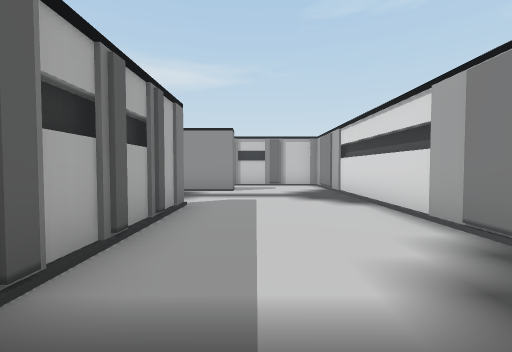
view 1 (above)

22 first-person views from a walk through a Unity game level. The camera is 1.5 m above the floor, tilts 2° down and sees 90° across. The floor is counted in squares, 2 m on a side. Each view is taken from the middle of a square. On the plan, view 1 faces up. The plan holds only what a view shows up to about 9 squares ahead; the rest is blank. The place goes on beyond the plan. The player character is not drawn.

view 2
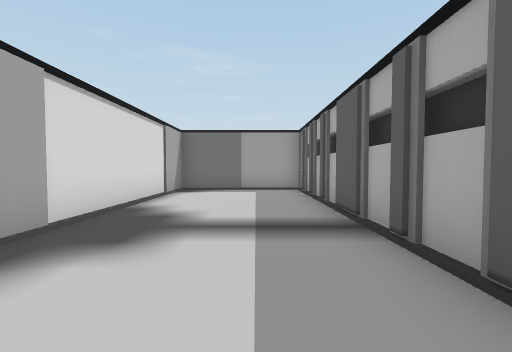

view 3
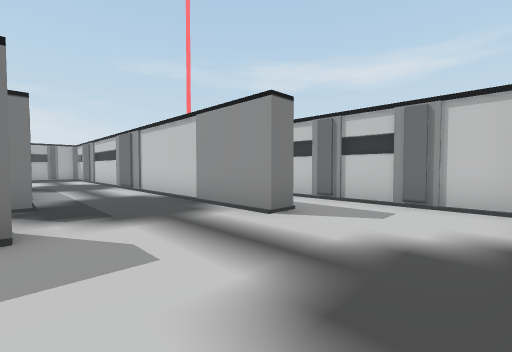

view 4
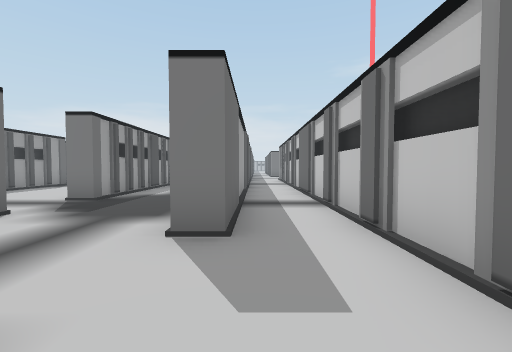

view 5
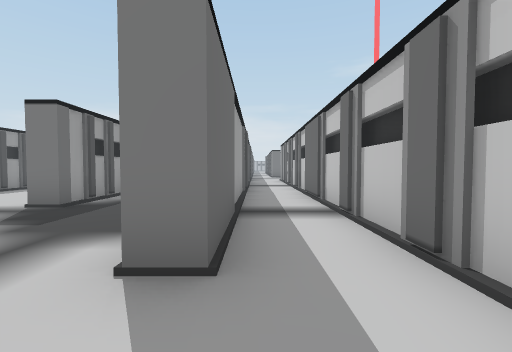

view 6
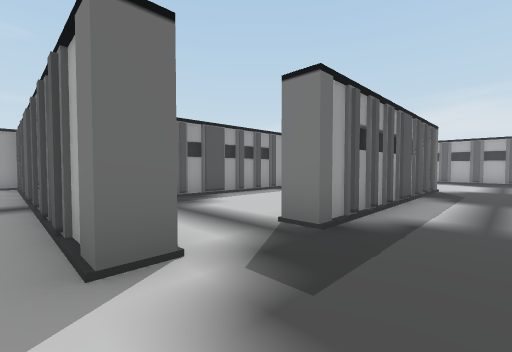

view 7
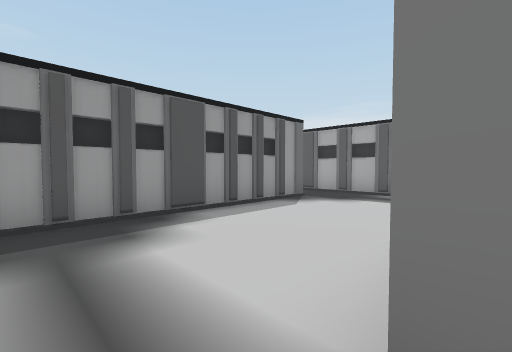

view 8
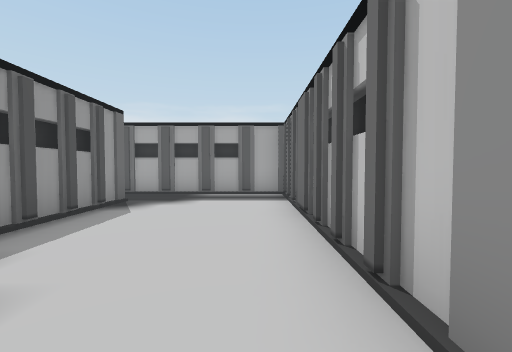

view 9
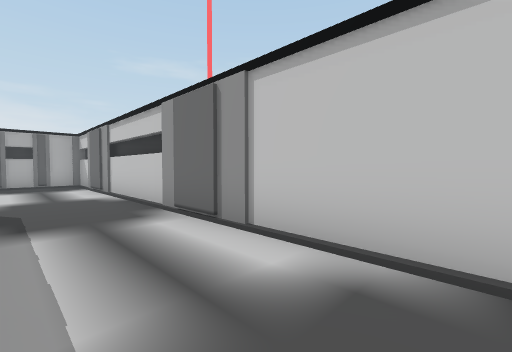

view 10
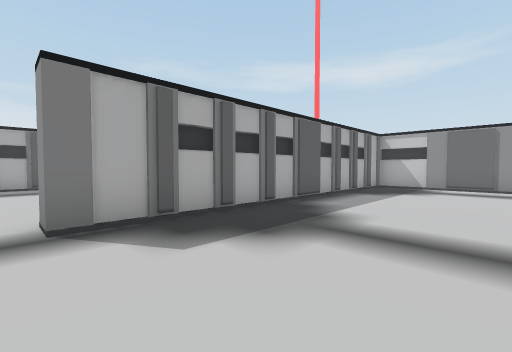

view 11
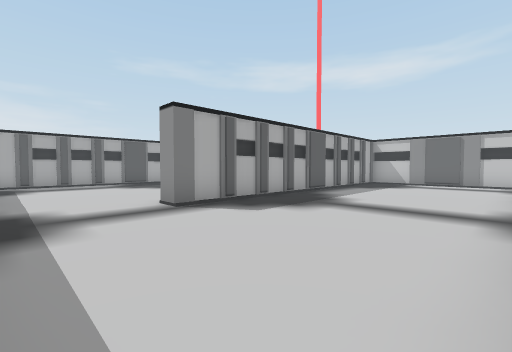

view 12
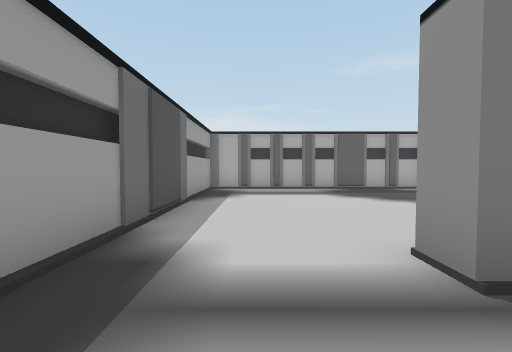

view 13
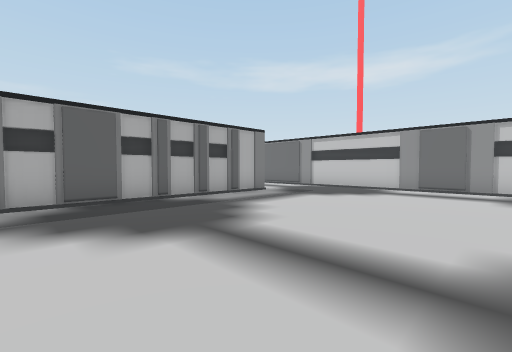

view 14
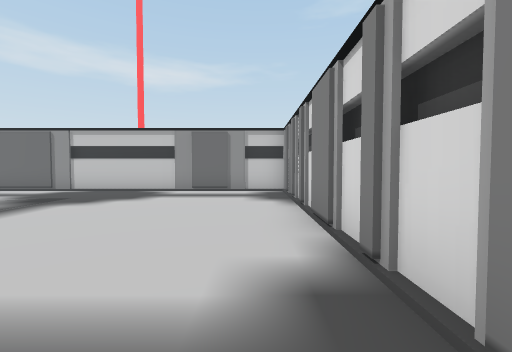

view 15
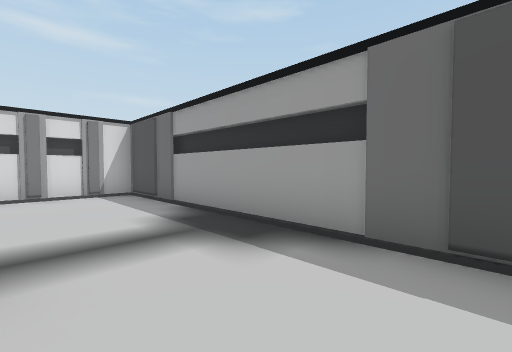

view 16
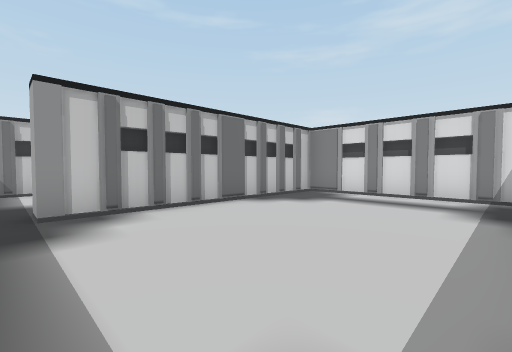

view 17
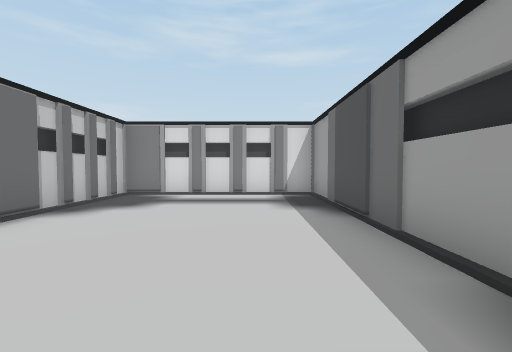

view 18
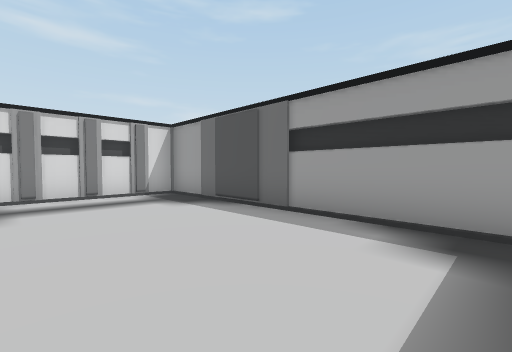

view 19
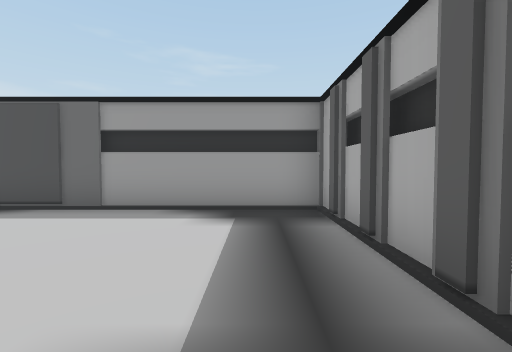

view 20
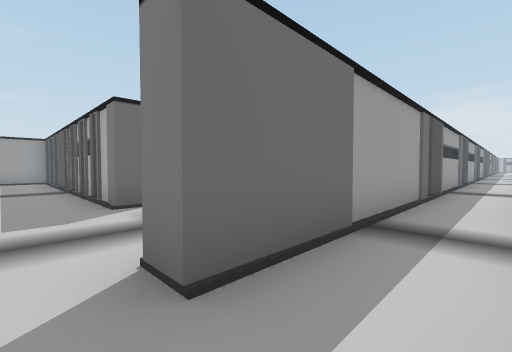

view 21
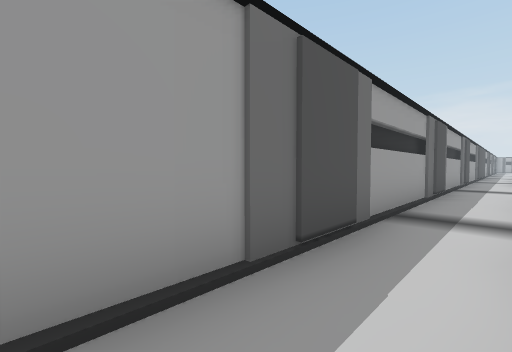

view 22
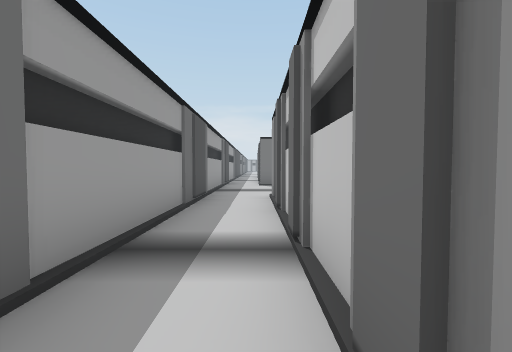

### Floor plan
Ten units are one square. View 1 is at (0, 0); x grows to the right and y downward. Boxes are objects, and circles mark ways between rooms. Rooms are numbered by the first view taken in them; rooms with no view inside come last. Other rooms are left out.
<svg viewBox="-240 -109 270 160">
<path fill="none" stroke="#000" d="M-21 -51 -15 -51 -15 46 25 46 25 -90M21 -104 -66 -104M-64 -86 -7 -86 -7 -81 -24 -81M-37 -53 -37 -48 -96 -48M-87 -5 -87 -10 -29 -10M-101 -49 -101 -4M-161 -8 -161 -81 -235 -81M-156 -72 -156 17 -161 17M-106 -53 -37 -53M-229 -54 -229 46 -107 46 -107 20M-24 -81 -146 -81M-101 -4 -101 46 -20 46 -20 -5 -87 -5M-66 -104 -115 -104M-114 -86 -64 -86M-130 -104 -135 -104M-134 -86 -114 -86"/>
<circle cx="-20" cy="-65" r="3" fill="#2a7"/>
<circle cx="-60" cy="-100" r="3" fill="#2a7"/>
<circle cx="-30" cy="-50" r="3" fill="#2a7"/>
<circle cx="-90" cy="-10" r="3" fill="#2a7"/>
<circle cx="-110" cy="-100" r="3" fill="#2a7"/>
<text x="0" y="-40">1</text>
<text x="-60" y="-30">2</text>
<text x="-150" y="-20">3</text>
<text x="-60" y="20">4</text>
<text x="-90" y="-100">5</text>
<text x="-130" y="-100">6</text>
</svg>
Room 1 opens to room 3. Room 1 opens to room 5. Room 2 opens to room 3. Room 2 opens to room 4. Room 5 opens to room 6.

Where each view was taken, in squares from view 1:
view 1: 0 up, 0 right, facing up
view 2: 4 up, 0 right, facing down
view 3: 5 up, 2 right, facing up-left
view 4: 9 up, 2 right, facing left
view 5: 9 up, 1 right, facing left
view 6: 7 up, 1 left, facing down-left
view 7: 5 up, 3 left, facing down-left
view 8: 4 up, 3 left, facing left
view 9: 6 up, 4 left, facing up-left
view 10: 2 down, 12 left, facing up-left
view 11: 4 down, 11 left, facing up-left
view 12: 3 down, 14 left, facing left
view 13: 1 down, 17 left, facing up-left
view 14: 0 up, 17 left, facing up
view 15: 2 down, 18 left, facing down-right
view 16: 4 down, 9 left, facing up-right
view 17: 3 down, 9 left, facing right
view 18: 1 down, 9 left, facing down-right
view 19: 0 up, 9 left, facing down
view 20: 10 up, 0 right, facing down-left
view 21: 10 up, 5 left, facing down-left
view 22: 10 up, 7 left, facing left
